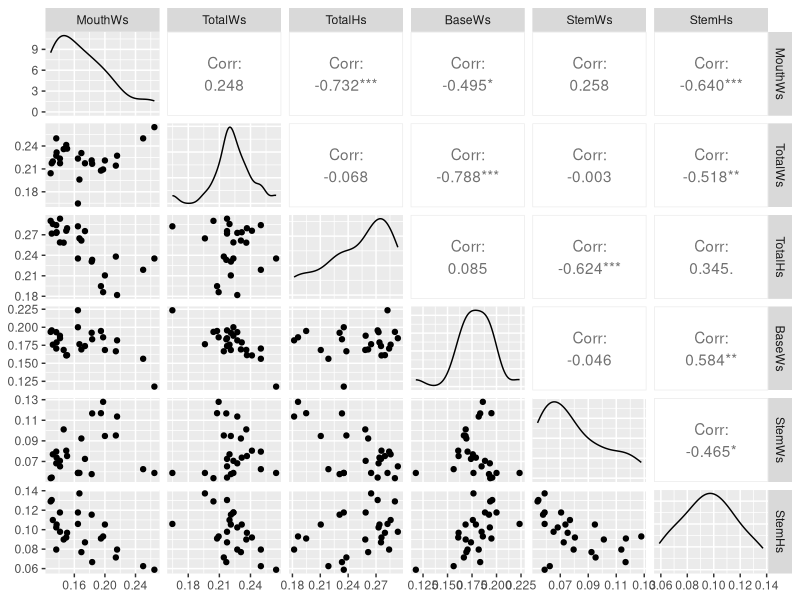
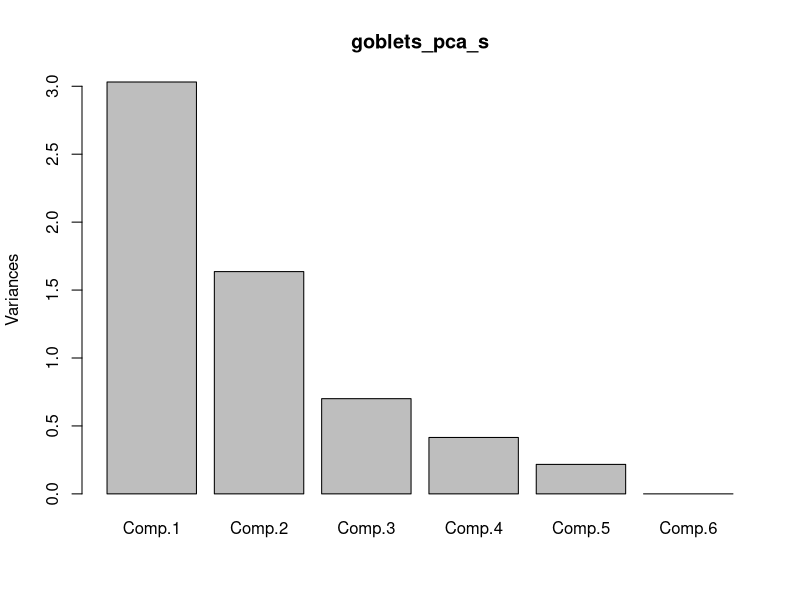
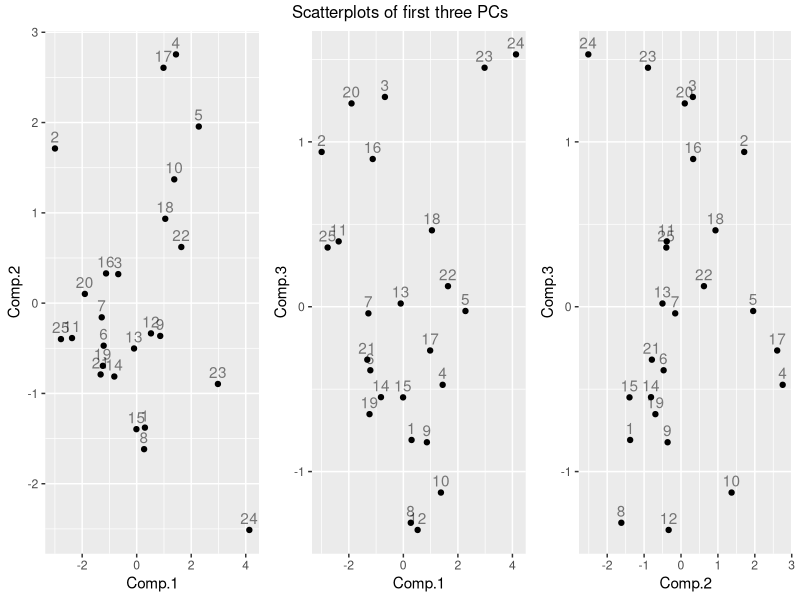

Recreate these plots in R, in order.
## ---- chunk 1
# I set some GLOBAL R chunk options here.
#   (to hide this message add "echo=FALSE" to the code chunk options)

knitr::opts_chunk$set(comment = NA, message = FALSE, warning = FALSE, width = 100)
knitr::opts_chunk$set(fig.align = "center", fig.height = 4, fig.width = 6)

#knitr::opts_chunk$set(cache = TRUE, autodep=TRUE)
## ---- chunk 2
library(tidyverse)

dat_goblets <-
  read_csv(
    "ADA2_CL_19_goblets.csv"
  # rename columns from x1-x6 to meaningful names
  , skip = 1
  , col_names = c("MouthW", "TotalW", "TotalH", "BaseW", "StemW", "StemH")
  )
head(dat_goblets, 3)
## ---- chunk 3
goblets_pca <-
  princomp(
    ~ MouthW + TotalW + TotalH + BaseW + StemW + StemH
  , data = dat_goblets
  , cor = TRUE
  )
summary(goblets_pca)
print(loadings(goblets_pca), cutoff = 0) # to show all values
## ---- chunk 4
# create MouthWs-StemHs within the gobets data.frame
dat_goblets <-
  dat_goblets %>%
  mutate(
    MouthWs = MouthW / (MouthW + TotalW + TotalH + BaseW + StemW + StemH)
  , TotalWs = TotalW / (MouthW + TotalW + TotalH + BaseW + StemW + StemH)
  , TotalHs = TotalH / (MouthW + TotalW + TotalH + BaseW + StemW + StemH)
  , BaseWs  = BaseW  / (MouthW + TotalW + TotalH + BaseW + StemW + StemH)
  , StemWs  = StemW  / (MouthW + TotalW + TotalH + BaseW + StemW + StemH)
  , StemHs  = StemH  / (MouthW + TotalW + TotalH + BaseW + StemW + StemH)
  )
str(dat_goblets)
## ---- chunk 5
# Correlation matrix
#dat_goblets %>% select(MouthWs:StemHs) %>% cor() %>% print(digits = 3)

# Scatterplot matrix
library(ggplot2)
library(GGally)
p <- ggpairs(dat_goblets %>% select(MouthWs:StemHs))
print(p)
## ---- chunk 6
goblets_pca_s <-
  princomp(
    ~ MouthWs + TotalWs + TotalHs + BaseWs + StemWs + StemHs
  , data = dat_goblets
  , cor = TRUE
  )
summary(goblets_pca_s)
print(loadings(goblets_pca_s), cutoff = 0) # to show all values
## ---- chunk 7
summary(goblets_pca_s)
screeplot(goblets_pca_s)
## ---- chunk 8
library(ggplot2)
p1 <- ggplot(as.data.frame(goblets_pca_s$scores), aes(x = Comp.1, y = Comp.2)) + geom_point()
p1 <- p1 + geom_text(aes(label = 1:nrow(goblets_pca_s$scores)), vjust = -0.5, alpha = 0.5)
p2 <- ggplot(as.data.frame(goblets_pca_s$scores), aes(x = Comp.1, y = Comp.3)) + geom_point()
p2 <- p2 + geom_text(aes(label = 1:nrow(goblets_pca_s$scores)), vjust = -0.5, alpha = 0.5)
p3 <- ggplot(as.data.frame(goblets_pca_s$scores), aes(x = Comp.2, y = Comp.3)) + geom_point()
p3 <- p3 + geom_text(aes(label = 1:nrow(goblets_pca_s$scores)), vjust = -0.5, alpha = 0.5)

library(gridExtra)
grid.arrange(grobs = list(p1, p2, p3), nrow=1, top = "Scatterplots of first three PCs")
